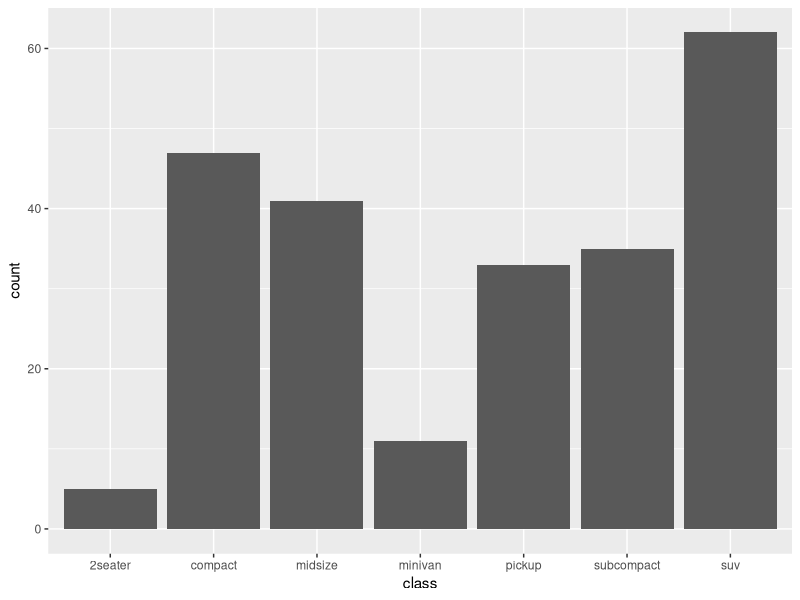
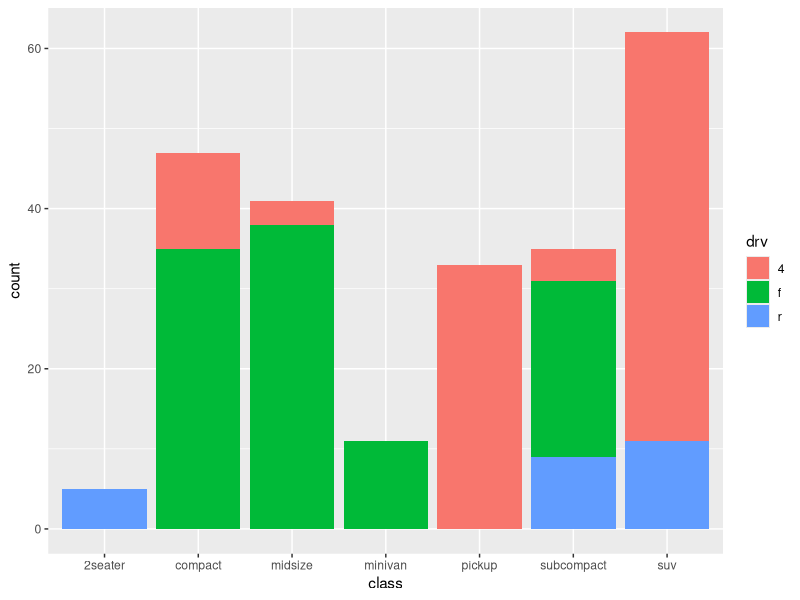
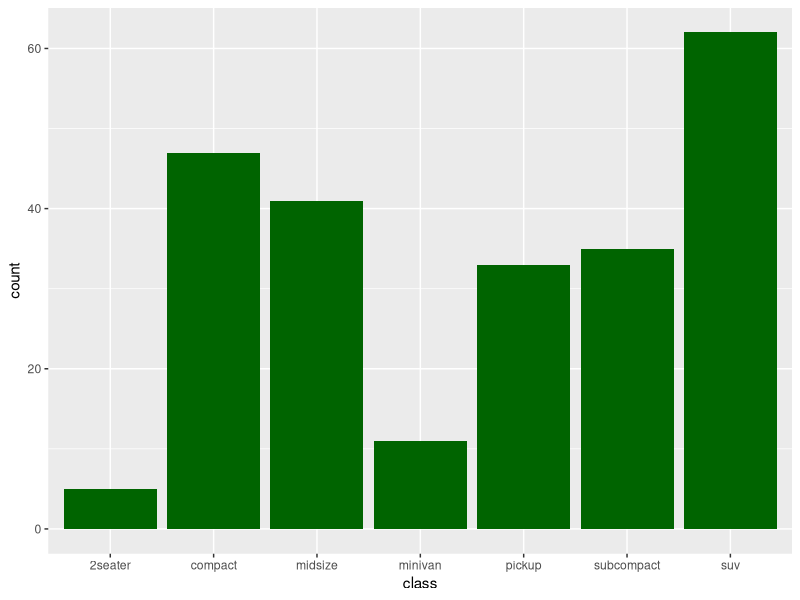
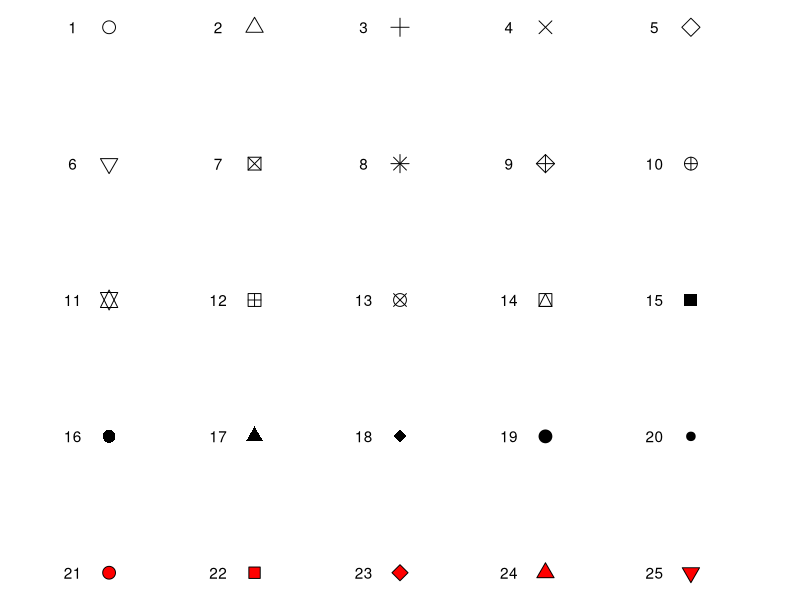
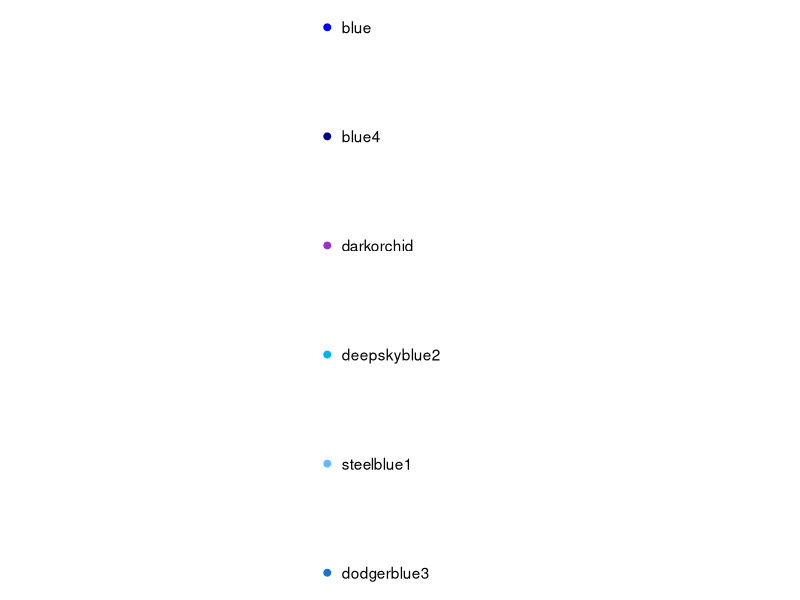
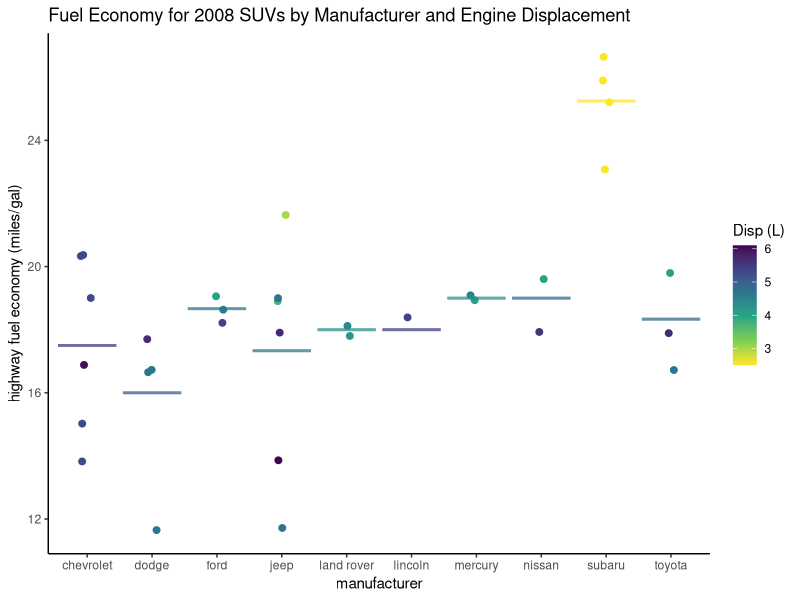

Write R code to recreate these figures, in order.
## ---- chunk 1
library(tidyverse)
library(scales)
library(kableExtra)
## ---- chunk 2

# use ggplot() to map the data and a single aesthetic (variable = class)
ggplot(data = mpg, aes(x = class)) + 
  geom_bar() # call to a specific geom to plot the mapped data
## ---- chunk 3

# call to ggplot to map the data and a single aesthetic
ggplot(data = mpg, aes(x = class, fill = drv)) +
  geom_bar()  # call to a specific geom to plot the mapped data
## ---- chunk 4
aes_vals <- data.frame(aes = c("`x`", "`y`", "`shape`",
                               "`color`", "`fill`", "`size`",
                               "`alpha`", "`linetype`"),
                       desc = c("Position on x-axis", 
                                "Position on y-axis", 
                                "Shape",
                                "Color of border of elements", 
                                "Color of inside of elements",
                                "Size", 
                                "Transparency (1: opaque; 0: transparent)",
                                "Type of line (e.g., solid, dashed)"))
knitr::kable(aes_vals, 
             col.names = c("Code", "Description"), 
             caption = "Common Plot Aesthetics")
## ---- chunk 5
plot_funcs <- data.frame(type = c("Histogram (1 numeric variable)",
                                  "Scatterplot (2 numeric variables)",
                                  "Boxplot (1 numeric variable, possibly 1 factor variable)",
                                  "Line graph (2 numeric variables)"), 
                         ggplot2_func = c("`geom_histogram()`",
                                          "`geom_point()`",
                                          "`geom_boxplot()`",
                                          "`geom_line()`"))
knitr::kable(plot_funcs, 
             col.names = c("Plot type", "ggplot2 function"),
             caption = "Common Plot Aesthetics")
## ---- chunk 6

# call to ggplot where one `fill` overrides another
ggplot(data = mpg, aes(x = class, fill = drv)) +
  geom_bar(fill = "darkgreen")
## ---- chunk 7
x <- rep(1:5, 5)
y <- rep(1:5, each = 5)
my.shapes <- 1:25
to_plot <- tibble(x = x, y = y, shape = my.shapes)
ggplot(to_plot, aes(x = x, y = y)) + 
  geom_point(shape = my.shapes, size = 4, color = "black", fill = "red") + 
  geom_text(label = my.shapes, nudge_x = -0.25) +
  xlim(c(0.5, 5.5)) + 
  theme_void() + 
  scale_y_reverse()
## ---- chunk 8
x <- rep(0, 6)
y <- 1:6
my.colors <- c("blue", "blue4", "darkorchid", 
               "deepskyblue2", "steelblue1", "dodgerblue3")
to_plot <- tibble(x = x, y = y, color = my.colors)
ggplot(to_plot, aes(x = x, y = y)) + 
  geom_point(color = my.colors, size = 2) + 
  geom_text(label = my.colors, hjust = 0, nudge_x = 0.05) + 
  theme_void() + 
  xlim(c(-1, 1.5)) +
  scale_y_reverse()
## ---- chunk 9
plot_adds <- data.frame(add = c("`ggtitle()`",
                                "`xlab()`, `ylab()`",
                                "`xlim()`, `ylim()`",
                                "`scale_x_log10()`"),
                        descrip = c("Plot title",
                                    "Labels for x- and y-axis",
                                    "Limits of x- and y-axis",
                                    "Log scale of x-axis"))
knitr::kable(plot_adds, 
             col.names = c("Element", "Description"),
             caption = "Common Scale Elements")
## ---- chunk 10

# load required R packages - alternatively, use `library(tidyverse)`, if you will need multiple tidyverse packages
library(dplyr) # for data wrangling and manipulation
library(ggplot2) # for data visualization

# use dplyr to create a summary subset from the `mpg` dataframe
mpg_subset <- mpg %>%
  dplyr::filter(class == "suv", year == 2008) %>%
  dplyr::group_by(manufacturer) %>%
  dplyr::summarize(hwy_mean = mean(hwy), displ_mean = mean(displ))

# call to ggplot, note that data and aesthetics are called in each geom layer
ggplot() +
  # first layer
  geom_jitter(data = filter(mpg, class == "suv", year == 2008),
           aes(x = manufacturer, 
               y = hwy, 
               color = displ),
           width = 0.1,
           size = 2) +
  # second layer
  geom_errorbar(data = mpg_subset,
             aes(x = manufacturer,
                 ymin = hwy_mean,
                 ymax = hwy_mean,
                 color = displ_mean),
             alpha = 0.5,
             size = 1) +
  # customize plot labels
  labs(title = "Fuel Economy for 2008 SUVs by Manufacturer and Engine Displacement",
       color = "Disp (L)") +
  ylab("highway fuel economy (miles/gal)") +
  # add a fancy color scale
  scale_color_viridis_c(option = "D", direction = -1) +
  # adopt a theme without gray background
  theme_classic() 
